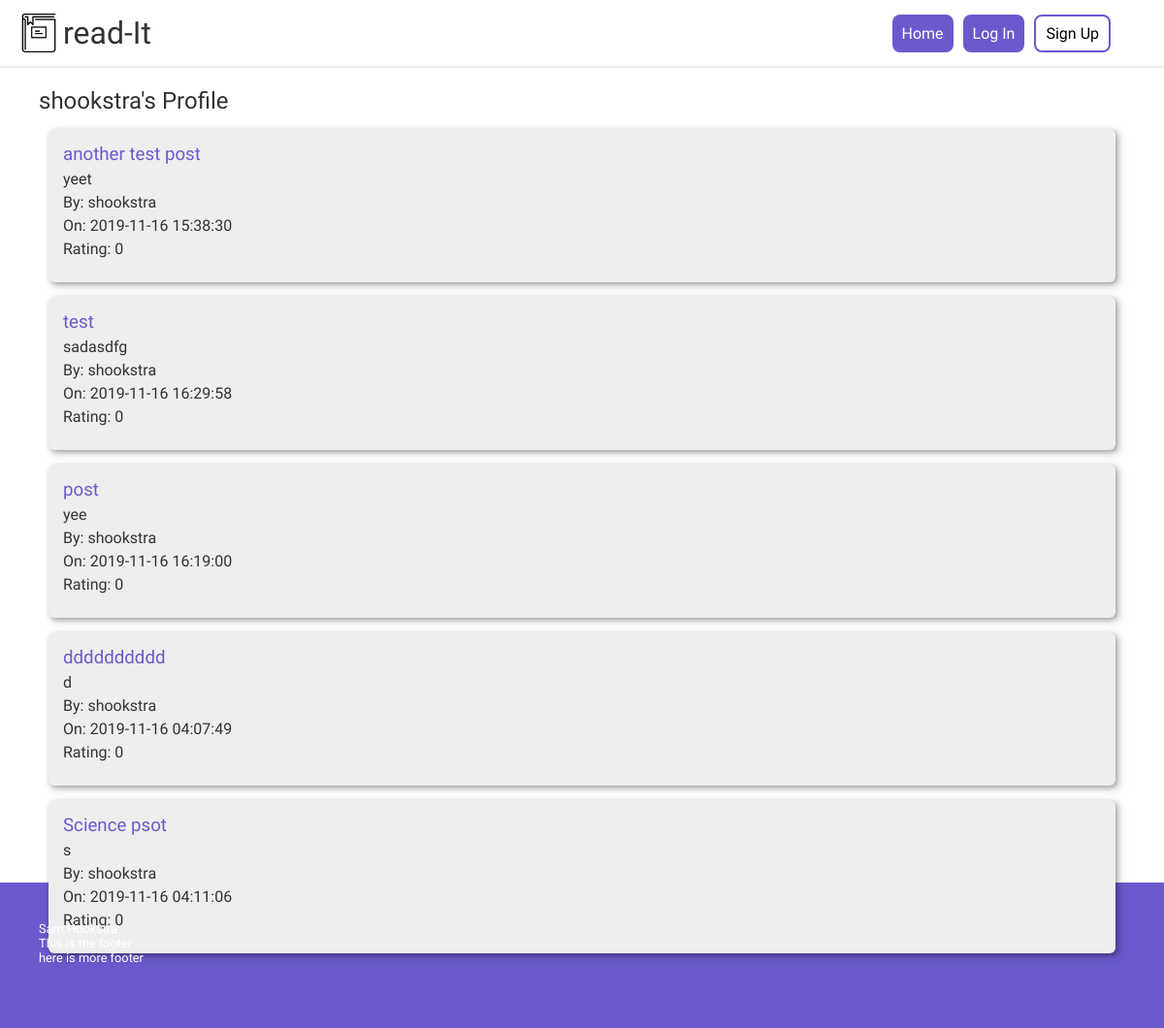
Before: /index.php?action=viewUser&userID=29 with the older database file.
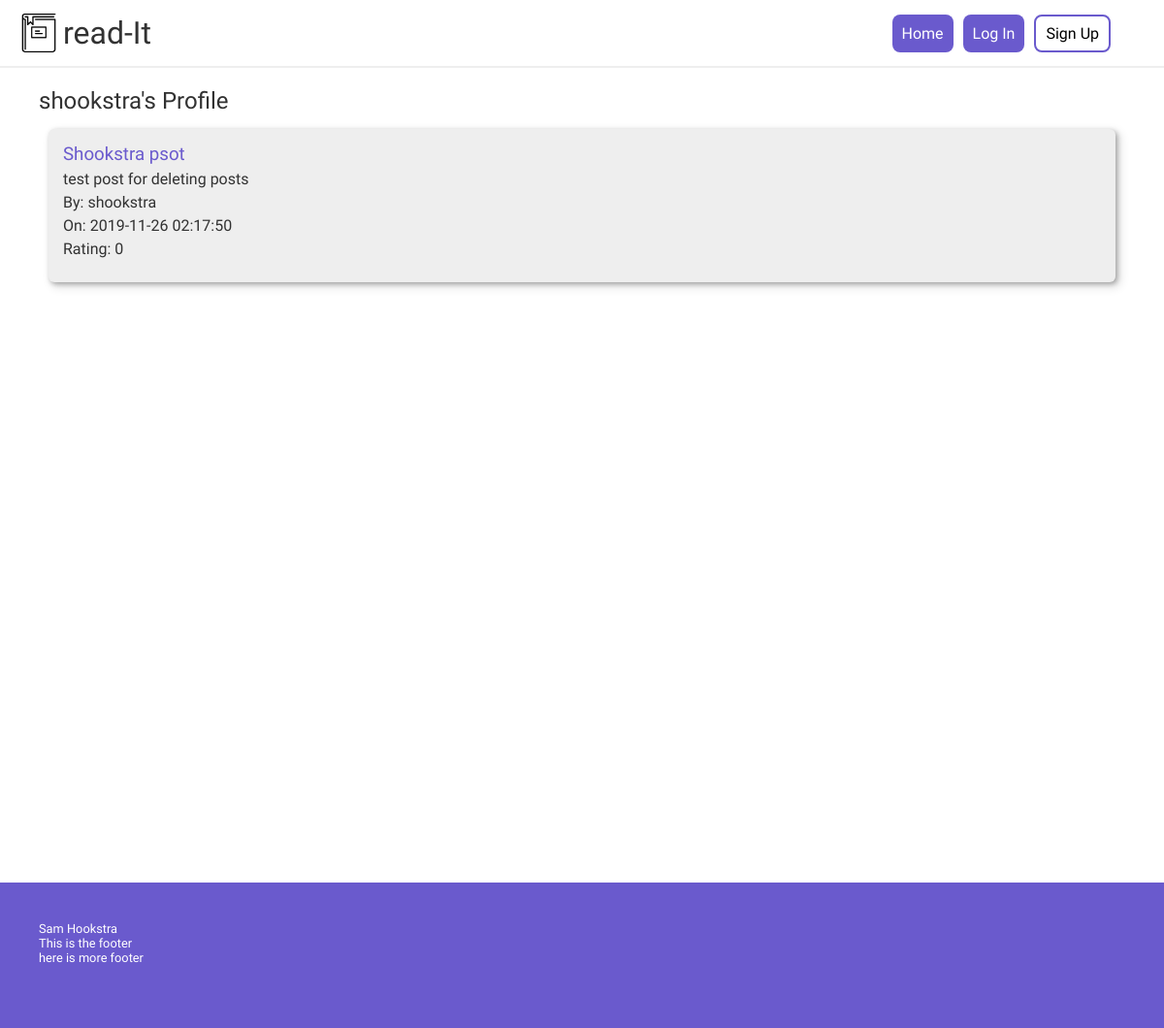
After: the same page with the newer database file.
### tables this page shows
CREATE TABLE `posts` (
  `postID` int(11) NOT NULL,
  `subredditID` int(11) NOT NULL,
  `userID` int(11) NOT NULL,
  `postTitle` varchar(64) NOT NULL,
  `postContent` varchar(1500) NOT NULL,
  `postTime` datetime NOT NULL DEFAULT current_timestamp(),
  `rating` int(11) NOT NULL DEFAULT 0
);

### models/userDA.php (called while the page is built, shortened)
<?php
require_once('models/database.php');
require_once('models/user.php');
class userDA
{
    public static function get_all()
    {
        $db = Database::getDB();
        $queryUsers = 'SELECT * FROM users';
        $statement = $db->prepare($queryUsers);
        $statement->execute();
        $rows = $statement->fetchAll();
        foreach ($rows as $value) {
            $user = new user($value['userID'], $value['username'], $value['email'], $value['password']);
            $users[] = $user;
        }
        return $users;
    }
    public static function getUserByID($userID)
    {
        $db = Database::getDB();
        $queryUser = 'SELECT * FROM users where userID = :userID';
        $statement = $db->prepare($queryUser);
        $statement->bindValue(':userID', $userID);
        $statement->execute();
        $rows = $statement->fetchAll();
        foreach ($rows as $value) {
            $user = new user($value['userID'], $value['username'], $value['email'], $value['password']);
        }
        return $user;
    }
}

### models/user.php (called while the page is built, shortened)
<?php
class user
{
    private $userID, $username, $email, $password;
    public function __construct($userID, $username, $email, $password)
    {
        $this->username = $username;
    }
    public function getUsername()
    {
        return $this->username;
    }
}

### models/posts/postDA.php (called while the page is built, shortened)
<?php
require_once 'models/posts/post.php';
class postDA
{
    public static function get_post_by_userID($userID)
    {
        $db = Database::getDB();
        $queryPosts = 'SELECT * FROM posts WHERE userID = :userID';
        $statement = $db->prepare($queryPosts);
        $statement->bindValue(':userID', $userID);
        $statement->execute();
        $rows = $statement->fetchAll();
        $posts = [];
        foreach ($rows as $value) {
            $post = new post($value['postID'], $value['subredditID'], $value['userID'], $value['postTitle'], $value['postContent'], $value['postTime'], $value['rating']);
            array_push($posts, $post);
        }
        return $posts;
    }
}

### models/posts/post.php (called while the page is built, shortened)
<?php
class post
{
    private $postID, $subredditID, $userID, $postTitle, $postContent, $postTime, $rating;
    public function __construct($postID, $subredditID, $userID, $postTitle, $postContent, $postTime, $rating)
    {
        $this->postID = $postID;
        $this->postTitle = $postTitle;
        $this->postContent = $postContent;
        $this->postTime = $postTime;
        $this->rating = $rating;
    }
    public function getPostID()
    {
        return $this->postID;
    }
    public function getPostTitle()
    {
        return $this->postTitle;
    }
    public function getPostContent()
    {
        return $this->postContent;
    }
    public function getPostTime()
    {
        return $this->postTime;
    }
    public function getRating()
    {
        return $this->rating;
    }
}

### views/viewUser.php (the view, shortened to what this page needs)
<!DOCTYPE html>
<html lang="en">
<?php include_once("views/components/header.php");
$user1 = $user; ?>
<body>
    <?php include_once("views/components/nav.php"); ?>
    <div class="container">
        <div class="container-main">
            <?php echo '<h2>' . htmlspecialchars($user->getUsername()) . '\'s Profile</h1>'; ?>
            <?php if (empty($posts)) { ?>
                <h3>This user has not made any posts yet.</h3>
            <?php } else { ?>
                <div class="posts">
                    <?php foreach ($posts as $post) : ?>
                        <div class="post">
                            <div class="post-content">
                                <h3>
                                    <a href="subredditController.php?action=viewPost&amp;postID=<?php echo $post->getPostID(); ?>">
                                        <?php echo htmlspecialchars($post->getPostTitle()) ?>
                                    </a>
                                </h3>
                                <p><?php echo htmlspecialchars($post->getPostContent()) ?></p>
                                <p><?php echo 'By: ' . htmlspecialchars(userDA::getUserByID($post->getUserID())->getUsername()) ?></p>
                                <p><?php echo 'On: ' . htmlspecialchars($post->getPostTime()) ?></p>
                                <p><?php echo 'Rating: ' . htmlspecialchars($post->getRating()); ?></p>
                            </div>
                        </div>
                    <?php endforeach ?>
                </div>
            <?php } ?>
        </div>
    </div>
    <div class="footer">
        <p>Sam Hookstra</p>
        <p>This is the footer</p>
        <p>here is more footer</p>
    </div>
</body>
</html>

Changed rows visible on the page:
removed posts: postTitle "another test post", postContent "yeet", Username "shookstra", postTime "2019-11-16 15:38:30", rating "0"
removed posts: postTitle "test", postContent "sadasdfg", Username "shookstra", postTime "2019-11-16 16:29:58", rating "0"
removed posts: postTitle "post", postContent "yee", Username "shookstra", postTime "2019-11-16 16:19:00", rating "0"
removed posts: postTitle "dddddddddd", postContent "d", Username "shookstra", postTime "2019-11-16 04:07:49", rating "0"
removed posts: postTitle "Science psot", postContent "s", Username "shookstra", postTime "2019-11-16 04:11:06", rating "0"
added posts: postTitle "Shookstra psot", postContent "test post for deleting posts", Username "shookstra", postTime "2019-11-26 02:17:50", rating "0"
